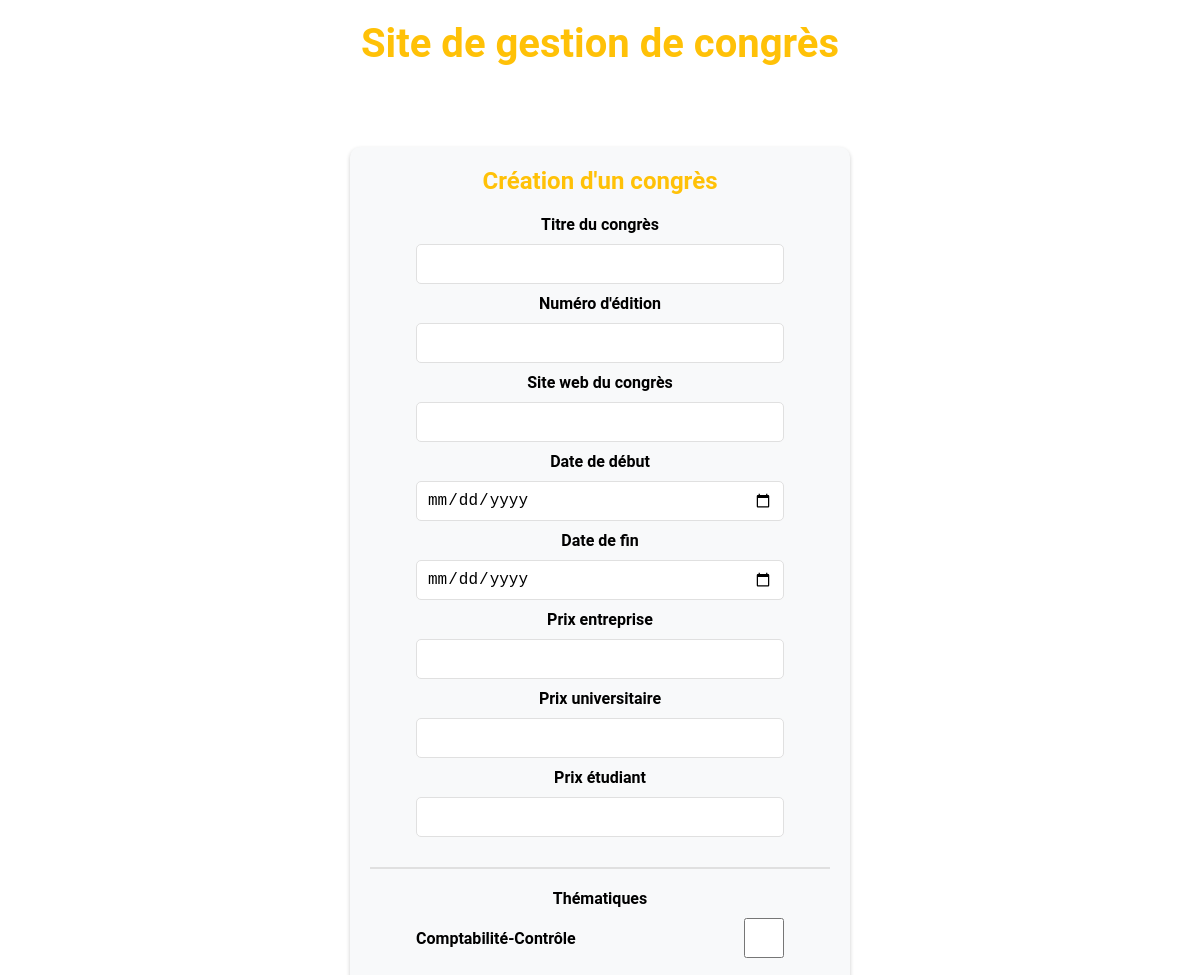
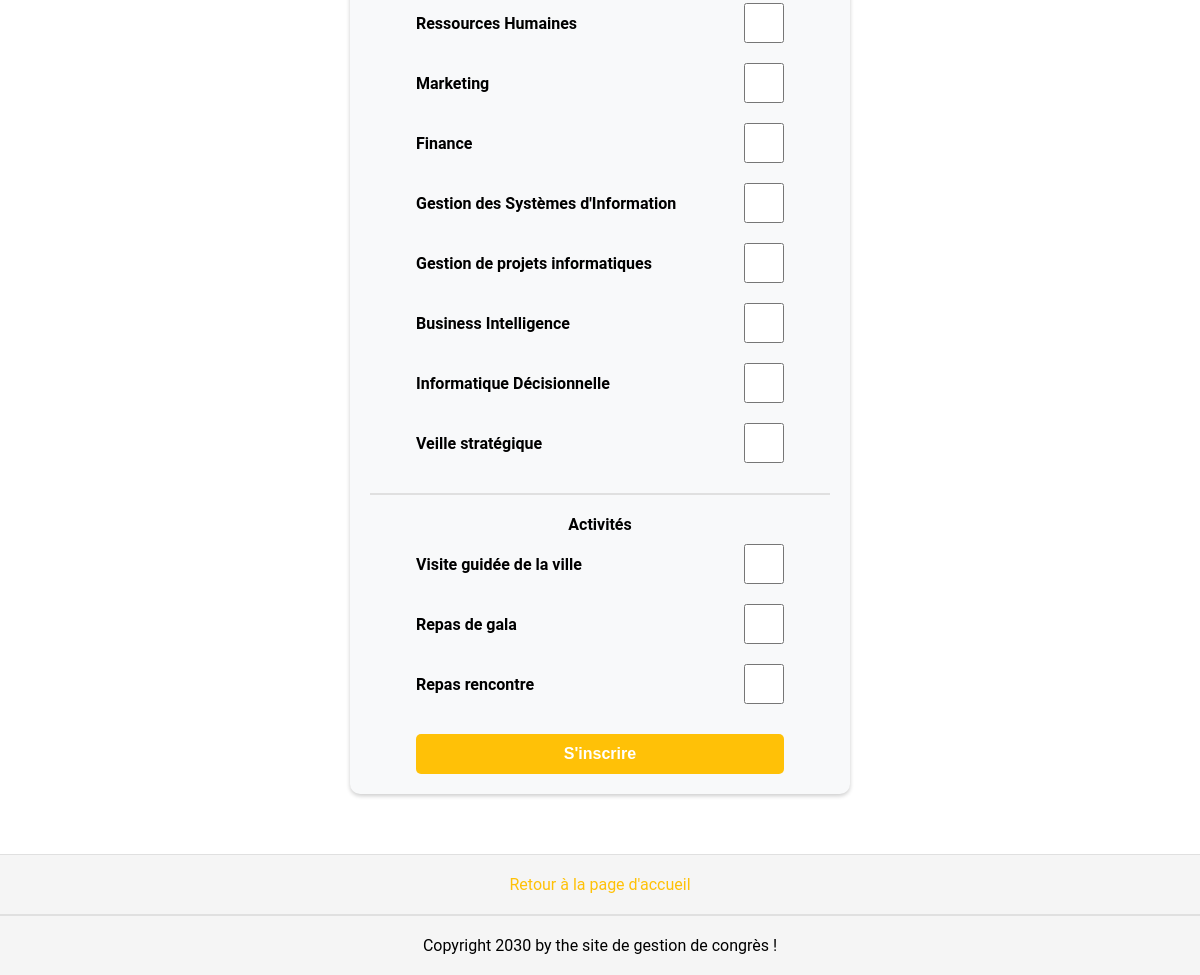
Screenshot of /creation with the database file from the repository (2 pictures, top to bottom).
### tables this page shows
CREATE TABLE `thematiques` (
  `CODETHEMATIQUE` INTEGER NOT NULL PRIMARY KEY AUTOINCREMENT,
  `NOMTHEMATIQUE` char(50) NOT NULL
);

CREATE TABLE `activites` (
  `CODEACTIVITE` INTEGER NOT NULL PRIMARY KEY AUTOINCREMENT,
  `NOMACTIVITE` char(50) NOT NULL,
  `PRIXACTIVITE` decimal(13,2) NOT NULL,
  `PRIXACTACCOMPAGNANT` decimal(13,2) NOT NULL,
  `NBMAXPARTICIPANTS` INTEGER NOT NULL
);

### app.py (the view)
@app.route("/creation")
def creation():
    message = request.args.get("message")
    connexion = create_connexion()
    query = "select * from thematiques"
    result = query_db(connexion, query)
    themes = result[0]
    query = "select * from activites"
    result = query_db(connexion, query)
    activities = result[0]
    connexion.close()
    if message:
        return render_template("creation.html", themes=themes, activities=activities, message=message)
    return render_template("creation.html", themes=themes, activities=activities)

### app.py (called while the page is built)
def create_connexion():
    if not os.path.exists(db_path):
        raise ValueError("Le chemin n'existe pas")
    try:
        connection = sqlite3.connect(db_path)
    except:
        raise ValueError("Echec de la connexion ")
    return connection

def query_db(connexion, query, params=None):
    cursor = connexion.cursor()
    if params:
        cursor.execute(query, params)
    else:
        cursor.execute(query)
    result = cursor.fetchall()
    metadata = cursor.description
    return (result, metadata)

### templates/creation.html (shortened to what this page needs)
{% extends 'base.html' %}
{% block styles %}
<link rel="stylesheet" href="{{url_for('static', filename='creation.css')}}">
{% endblock %}
{% block content %}
<form action="{{url_for('recapitulatif')}}" method="POST">
    <h2>Création d'un congrès</h2>
    <div class="container">
        <label for="title">Titre du congrès</label>
        <input type="text" name="title" required>
        <label for="num">Numéro d'édition</label>
        <input type="number" name="num" min="1" required>
        <label for="url">Site web du congrès</label>
        <input type="url" name="url" pattern="https://.*" required>
        <label for="start">Date de début</label>
        <input type="date" name="start" required>
        <label for="end">Date de fin</label>
        <input type="date" name="end" required>
        <label for="price1">Prix entreprise</label>
        <input type="number" name="price" required>
        <label for="price2">Prix universitaire</label>
        <input type="number" name="price" required>
        <label for="price3">Prix étudiant</label>
        <input type="number" name="price" required>
        <hr>
        <label for="themes">Thématiques</label>
        <div class="themes-container">
            {% for theme in themes %}
            <div>
                <label name="theme">{{theme[1]}}</label>
                <input type="checkbox" value="{{theme[0]}}" name="theme">
            </div>
            {% endfor %}
        </div>
        <hr>
        <label for="activities">Activités</label>
        <div class="activities-container">
            {% for activity in activities %}
            <div>
                <label name="theme">{{activity[1]}}</label>
                <input type="checkbox" value="{{activity[0]}}" name="activity">
            </div>
            {% endfor %}
        </div>
    </div>
    <button type="submit">S'inscrire</button>
</form>
{% endblock %}

### static/base.css (style rules this page uses)
* { margin: 0; padding: 0; box-sizing: border-box; }
body { font-family: 'Roboto', sans-serif; display: flex; flex-direction: column; position: relative; height: 100vh; }
hr { width: 100%; margin: 20px 0; border: 1px solid #e0e0e0; }

### static/creation.css (style rules this page uses)
form { display: flex; flex-direction: column; align-items: center; margin-top: 60px; width: 500px; box-shadow: 0 2px 4px rgba(0, 0, 0, 0.2); border-radius: 10px; margin-bottom: 60px; position: relative; left: 50%; transform: translateX(-50%); background-color: #f8f9fa; padding: 20px; }
h2 { color: #ffc107; }
label { font-weight: bold; }
.container { display: flex; flex-direction: column; margin-top: 20px; width: 100%; justify-content: space-around; align-items: center; }
.container input { width: 80%; height: 40px; margin: 10px 0; padding: 10px; border: 1px solid #e0e0e0; border-radius: 5px; font-size: 16px; transition: border-color 0.3s ease; }
form button { width: 80%; height: 40px; margin-top: 20px; background-color: #ffc107; color: white; border: none; border-radius: 5px; font-size: 16px; transition: background-color 0.3s ease; cursor: pointer; font-weight: bold; transition: box-shadow 0.3s ease; }
.themes-container, .activities-container { width: 80%; }
.themes-container input, .activities-container input { width: 40px; }
.themes-container div, .activities-container div { display: flex; justify-content: space-between; align-items: center; width: 100%; }

### rows the page displays
thematiques: NOMTHEMATIQUE "Comptabilité-Contrôle"
thematiques: NOMTHEMATIQUE "Ressources Humaines"
thematiques: NOMTHEMATIQUE "Marketing"
thematiques: NOMTHEMATIQUE "Finance"
thematiques: NOMTHEMATIQUE "Gestion des Systèmes d'Information"
thematiques: NOMTHEMATIQUE "Gestion de projets informatiques"
thematiques: NOMTHEMATIQUE "Business Intelligence"
thematiques: NOMTHEMATIQUE "Informatique Décisionnelle"
thematiques: NOMTHEMATIQUE "Veille stratégique"
activites: NOMACTIVITE "Visite guidée de la ville"
activites: NOMACTIVITE "Repas de gala"
activites: NOMACTIVITE "Repas rencontre"
